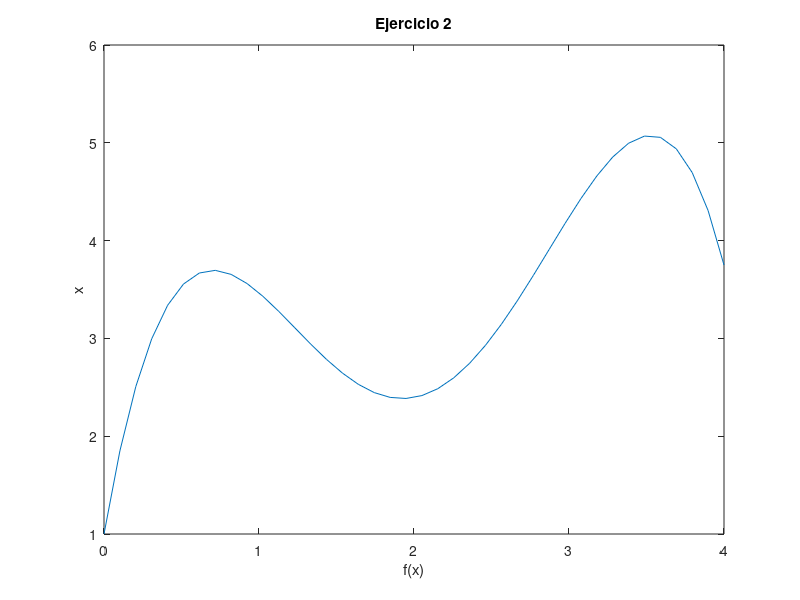

The MATLAB script that drew this image:
x0 = 0;
xf = 4;
dx = 0.1;
imax = (xf - x0) / dx;

f = @(x) (-2*x^3) + (12*x^2) - (20 * x) + 8.5;
x = linspace(x0, xf, imax);
y = zeros(1, imax);

y(1) = 1;

for k = 1:imax-1
    y(k + 1) = y(k) + (dx * f(x(k)));
end

plot(x, y)
title('Ejercicio 2')
xlabel('f(x)')
ylabel('x')